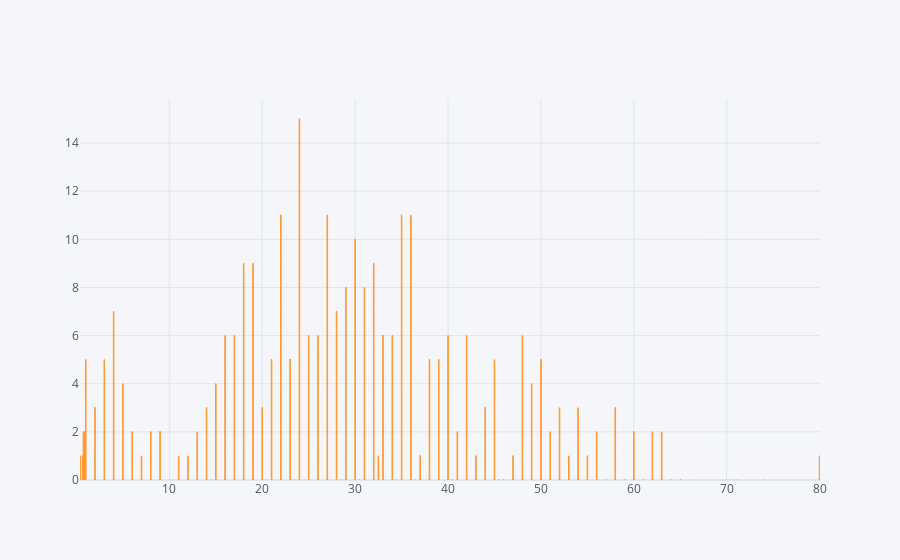

Notebook source saved alongside this figure:
### Code cell
df2.iplot(x = 'age' ,y = 'survived', kind = 'bar')

### Figure 1 — Plotly figure (JSON) as saved in the notebook; plotly's stock layout.template omitted (floating-point values rounded to 4 significant figures; data arrays with more than 128 entries replaced by an {"elided": "..."} marker saying what was removed)
{"data": [{"marker": {"color": "rgba(255, 153, 51, 0.6)", "line": {"color": "rgba(255, 153, 51, 1.0)", "width": 1}}, "name": "survived", "orientation": "v", "text": "", "type": "bar", "x": {"elided": "891 float values"}, "y": {"elided": "891 int values"}}], "layout": {"legend": {"bgcolor": "#F5F6F9", "font": {"color": "#4D5663"}}, "paper_bgcolor": "#F5F6F9", "plot_bgcolor": "#F5F6F9", "title": {"font": {"color": "#4D5663"}}, "xaxis": {"gridcolor": "#E1E5ED", "showgrid": true, "tickfont": {"color": "#4D5663"}, "title": {"font": {"color": "#4D5663"}, "text": ""}, "zerolinecolor": "#E1E5ED"}, "yaxis": {"gridcolor": "#E1E5ED", "showgrid": true, "tickfont": {"color": "#4D5663"}, "title": {"font": {"color": "#4D5663"}, "text": ""}, "zerolinecolor": "#E1E5ED"}}}
